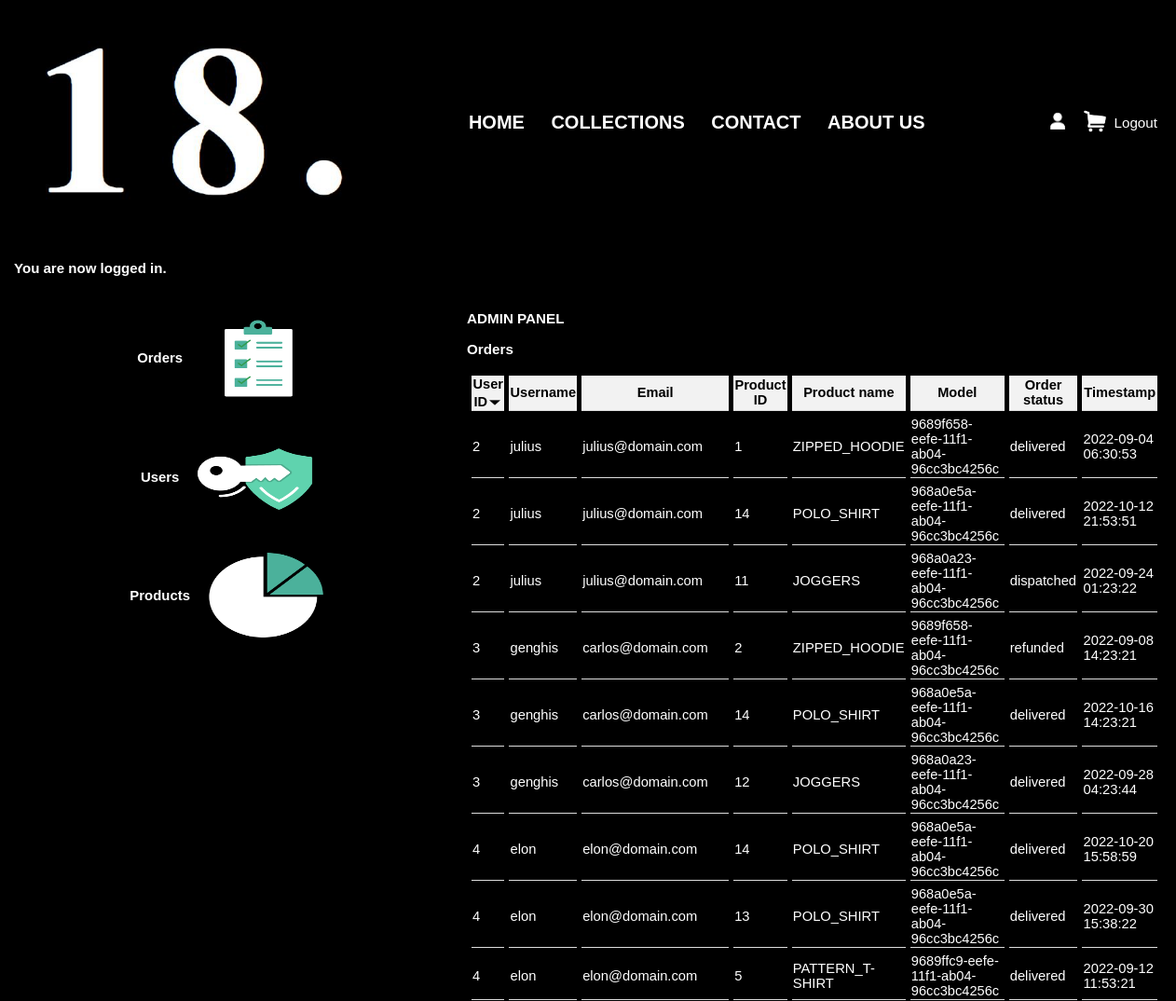
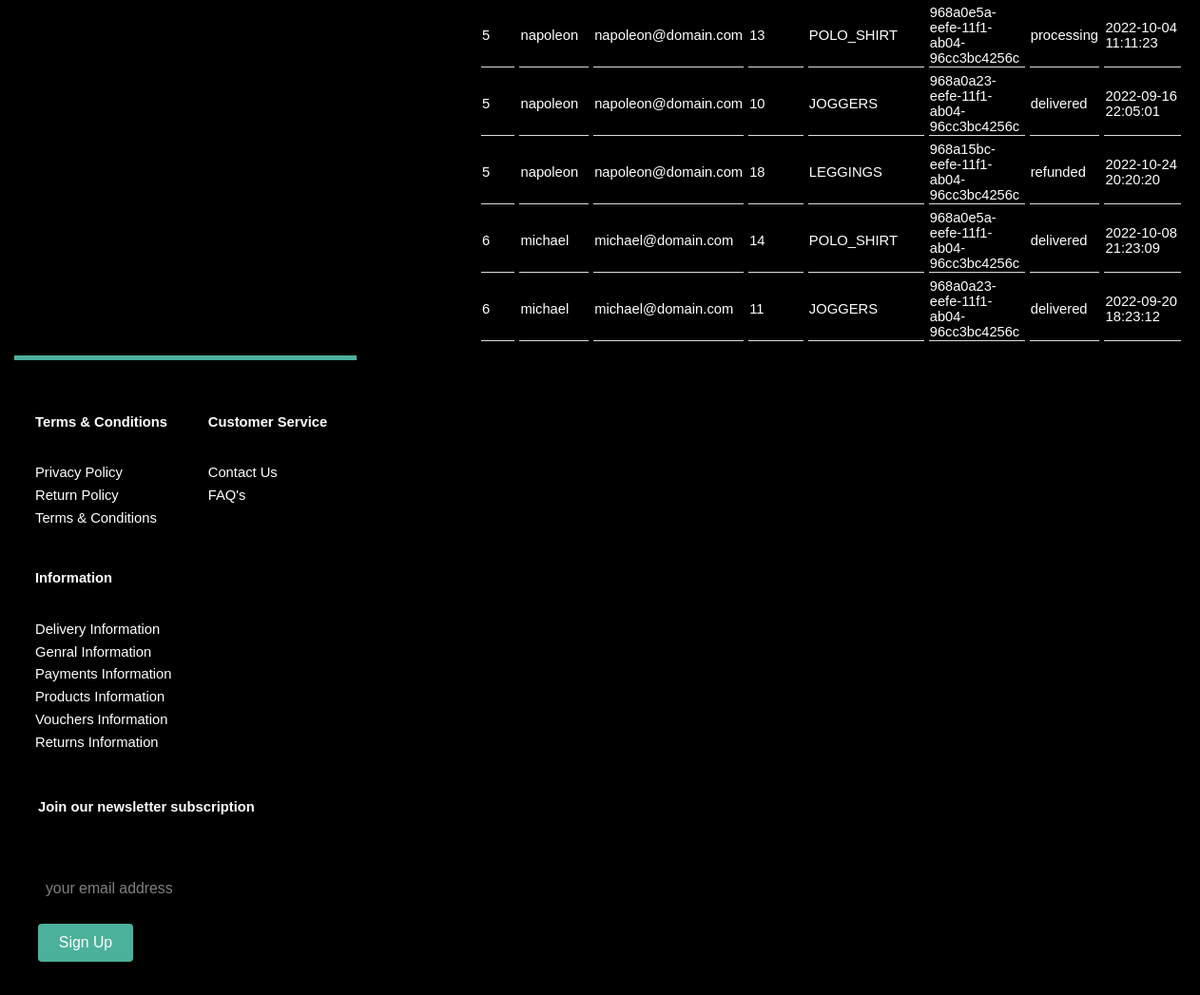
The app's page /admin/admin.php?admin_tab=orders&orders_sort=uid (signed in) with its own data (2 pictures, top to bottom).
### tables this page shows
CREATE TABLE orders (
    tid SMALLINT UNSIGNED NOT NULL AUTO_INCREMENT,       
    uid SMALLINT UNSIGNED NOT NULL,
    pid SMALLINT UNSIGNED NOT NULL,
    status VARCHAR(32) DEFAULT "processing",             
    date_time DATETIME DEFAULT NOW(),
    PRIMARY KEY(tid)
);

CREATE TABLE users (
    uid SMALLINT UNSIGNED NOT NULL AUTO_INCREMENT,
    forename VARCHAR(64),
    surname VARCHAR(64),
    username VARCHAR(16) NOT NULL,
    email VARCHAR(64) NOT NULL,
    password TINYTEXT NOT NULL,
    privileges BOOLEAN DEFAULT FALSE,
    banned BOOLEAN DEFAULT FALSE,
    timeout_stamp INT,
    timeout_duration INT,
    PRIMARY KEY(uid)
);

CREATE TABLE products (
    pid SMALLINT UNSIGNED NOT NULL AUTO_INCREMENT,
    model VARCHAR(48) NOT NULL,
    name VARCHAR(128) NOT NULL,
    category VARCHAR(32) NOT NULL,
    color VARCHAR(32),
    size CHAR(3) NOT NULL,                               
    gender CHAR(1) NOT NULL,                             
    price DOUBLE NOT NULL,
    stock INT DEFAULT 0,
    views INT DEFAULT 0,
    bought_all_time BIGINT DEFAULT 0,
    avg_rating DOUBLE DEFAULT 0,
    description TEXT,
    date_time DATETIME DEFAULT NOW(),
    PRIMARY KEY(pid)
);

### admin/scripts/orders.php (the view, shortened to what this page needs)
<?php
    $query = "SELECT orders.uid, users.username, users.email, orders.pid, products.name, products.model, products.size, orders.status, orders.date_time FROM orders INNER JOIN users ON orders.uid = users.uid INNER JOIN products ON orders.pid = products.pid ORDER BY ";
    if(!isset($_GET['orders_sort']))
        $query .=  "orders.date_time DESC";
    else
    {
        switch($_SESSION['admin']['sort_selected'])
        {
            case "uid":
                $query .=  "orders.uid";
                break;
        }
        if(isset($_SESSION['admin']['sort_state']))
        {
            $query .= ($_SESSION['admin']['sort_state'] ? " DESC" : " ASC");
        }
    }
    $sth = $db->prepare($query);
    $sth->execute();
    $orders = $sth->fetchAll();
    echo "<table><tr>";
    $headings = array("User ID", "Username", "Email", "Product ID", "Product name", "Model", "Order status", "Timestamp");
    $columns = array("uid", "username", "email", "pid", "name", "model", "status", "timestamp");
    for($i=0;$i<count($headings);$i++)
    {
        echo "<th><a href=\"admin.php?admin_tab=orders&orders_sort=" . $columns[$i] . "\">" . $headings[$i];
        if(isset($_SESSION['admin']['sort_selected']))
        {
            if($_SESSION['admin']['sort_selected'] == $columns[$i])
            {
                if(isset($_SESSION['admin']['sort_state']))
                {
                    echo "<img class=\"sort-sym\" src=\"img/";
                    echo ($_SESSION['admin']['sort_state'] ? "sorting-arrow-down.png" : "sorting-arrow-up.png");
                    echo "\">";
                }
            }
        }
        echo "</a></th>";
    }
    echo "</tr>";
    foreach($orders as $tmp)
    {
            echo "<td>" . $tmp['uid'] . "</td>";
            echo "<td>" . $tmp['username'] . "</td>";
            echo "<td>" . $tmp['email'] . "</td>";
            echo "<td>" . $tmp['pid'] . "</td>";
            echo "<td>" . $tmp['name'] . "</td>";
            echo "<td><a href=\"/product/product.php?model=" . $tmp['model'] . "&size=" . $tmp['size'] . "\">" . $tmp['model'] . "</a></td>";
            echo "<td>" . $tmp['status'] . "</td>";
            echo "<td>" . $tmp['date_time'] . "</td>";
    }
    echo "</table>";
?>

### admin/admin.css (style rules this page uses)
body { margin: 0px; padding: 0px; }
* { background-color: black; color: white; font-family: sans-serif; font-size: 99%; }
a { color: white; text-decoration: none; }
table { border-spacing: 5px; table-layout: auto; width: 100%; }
th, td { border-bottom: 1px solid #ddd; }
th { background-color: #f2f2f2; color: black; }
th a,img { color: black; text-decoration: none; background-color: transparent; }
.sort-sym { width: 16px; height: 16px; }

### footer/footer.css (style rules this page uses)
body { font-family: sans-serif; }

### records on screen
orders: uid "2", uid.username "julius", uid.email "julius@domain.com", pid "1", pid.name "ZIPPED_HOODIE", pid.model "9689f658-eefe-11f1-ab04-96cc3bc4256c", status "delivered", date_time "2022-09-04 06:30:53"
orders: uid "2", uid.username "julius", uid.email "julius@domain.com", pid "14", pid.name "POLO_SHIRT", pid.model "968a0e5a-eefe-11f1-ab04-96cc3bc4256c", status "delivered", date_time "2022-10-12 21:53:51"
orders: uid "2", uid.username "julius", uid.email "julius@domain.com", pid "11", pid.name "JOGGERS", pid.model "968a0a23-eefe-11f1-ab04-96cc3bc4256c", status "dispatched", date_time "2022-09-24 01:23:22"
orders: uid "3", uid.username "genghis", uid.email "carlos@domain.com", pid "2", pid.name "ZIPPED_HOODIE", pid.model "9689f658-eefe-11f1-ab04-96cc3bc4256c", status "refunded", date_time "2022-09-08 14:23:21"
orders: uid "3", uid.username "genghis", uid.email "carlos@domain.com", pid "14", pid.name "POLO_SHIRT", pid.model "968a0e5a-eefe-11f1-ab04-96cc3bc4256c", status "delivered", date_time "2022-10-16 14:23:21"
orders: uid "3", uid.username "genghis", uid.email "carlos@domain.com", pid "12", pid.name "JOGGERS", pid.model "968a0a23-eefe-11f1-ab04-96cc3bc4256c", status "delivered", date_time "2022-09-28 04:23:44"
orders: uid "4", uid.username "elon", uid.email "elon@domain.com", pid "14", pid.name "POLO_SHIRT", pid.model "968a0e5a-eefe-11f1-ab04-96cc3bc4256c", status "delivered", date_time "2022-10-20 15:58:59"
orders: uid "4", uid.username "elon", uid.email "elon@domain.com", pid "13", pid.name "POLO_SHIRT", pid.model "968a0e5a-eefe-11f1-ab04-96cc3bc4256c", status "delivered", date_time "2022-09-30 15:38:22"
orders: uid "4", uid.username "elon", uid.email "elon@domain.com", pid "5", pid.name "PATTERN_T-SHIRT", pid.model "9689ffc9-eefe-11f1-ab04-96cc3bc4256c", status "delivered", date_time "2022-09-12 11:53:21"
orders: uid "5", uid.username "napoleon", uid.email "napoleon@domain.com", pid "13", pid.name "POLO_SHIRT", pid.model "968a0e5a-eefe-11f1-ab04-96cc3bc4256c", status "processing", date_time "2022-10-04 11:11:23"
orders: uid "5", uid.username "napoleon", uid.email "napoleon@domain.com", pid "10", pid.name "JOGGERS", pid.model "968a0a23-eefe-11f1-ab04-96cc3bc4256c", status "delivered", date_time "2022-09-16 22:05:01"
orders: uid "5", uid.username "napoleon", uid.email "napoleon@domain.com", pid "18", pid.name "LEGGINGS", pid.model "968a15bc-eefe-11f1-ab04-96cc3bc4256c", status "refunded", date_time "2022-10-24 20:20:20"
orders: uid "6", uid.username "michael", uid.email "michael@domain.com", pid "14", pid.name "POLO_SHIRT", pid.model "968a0e5a-eefe-11f1-ab04-96cc3bc4256c", status "delivered", date_time "2022-10-08 21:23:09"
orders: uid "6", uid.username "michael", uid.email "michael@domain.com", pid "11", pid.name "JOGGERS", pid.model "968a0a23-eefe-11f1-ab04-96cc3bc4256c", status "delivered", date_time "2022-09-20 18:23:12"

### other values on screen
$_SESSION['info']['notification'] "You are now logged in."
$_SESSION['admin']['tab_selected'] "Orders"
$headings[$i] "User ID"
$headings[$i] "Username"
$headings[$i] "Email"
$headings[$i] "Product ID"
$headings[$i] "Product name"
$headings[$i] "Model"
$headings[$i] "Order status"
$headings[$i] "Timestamp"
